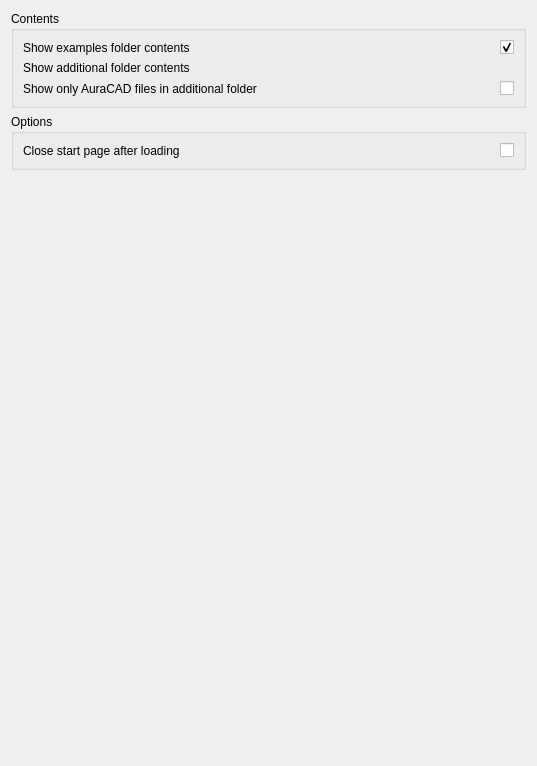
<?xml version="1.0" encoding="UTF-8"?>
<ui version="4.0">
 <class>DlgStartPreferences</class>
 <widget class="QWidget" name="DlgStartPreferences">
  <property name="geometry">
   <rect>
    <x>0</x>
    <y>0</y>
    <width>537</width>
    <height>766</height>
   </rect>
  </property>
  <property name="windowTitle">
   <string>General</string>
  </property>
  <layout class="QVBoxLayout" name="verticalLayout">
   <item>
    <widget class="QGroupBox" name="groupBoxContents">
     <property name="title">
      <string>Contents</string>
     </property>
     <layout class="QGridLayout" name="gridLayout_2">
      <item row="2" column="0">
       <widget class="QLabel" name="labelShowOnlyauracadStd">
        <property name="text">
         <string>Show only AuraCAD files in additional folder</string>
        </property>
       </widget>
      </item>
      <item row="0" column="0">
       <widget class="QLabel" name="label_9">
        <property name="text">
         <string>Show examples folder contents</string>
        </property>
       </widget>
      </item>
      <item row="1" column="0">
       <widget class="QLabel" name="labelCustomFolder">
        <property name="text">
         <string>Show additional folder contents</string>
        </property>
       </widget>
      </item>
      <item row="1" column="1">
       <widget class="Gui::PrefFileChooser" name="fileChooserCustomFolder" native="true">
        <property name="toolTip">
         <string>An optional custom folder to be displayed on the Start page.
Multiple folders can be added using &quot;;;&quot; to separate paths.</string>
        </property>
        <property name="mode">
         <enum>Gui::FileChooser::Directory</enum>
        </property>
        <property name="prefEntry" stdset="0">
         <cstring>CustomFolder</cstring>
        </property>
        <property name="prefPath" stdset="0">
         <cstring>Mod/Start</cstring>
        </property>
       </widget>
      </item>
      <item row="0" column="1">
       <widget class="Gui::PreauracadheckBox" name="checkBoxShowExamples">
        <property name="toolTip">
         <string>Shows example files on the start page</string>
        </property>
        <property name="layoutDirection">
         <enum>Qt::RightToLeft</enum>
        </property>
        <property name="text">
         <string/>
        </property>
        <property name="checked">
         <bool>true</bool>
        </property>
        <property name="prefEntry" stdset="0">
         <cstring>ShowExamples</cstring>
        </property>
        <property name="prefPath" stdset="0">
         <cstring>Mod/Start</cstring>
        </property>
       </widget>
      </item>
      <item row="2" column="1">
       <widget class="Gui::PreauracadheckBox" name="checkBoxShowOnlyauracadStd">
        <property name="toolTip">
         <string>Show only AuraCAD files in additional folder</string>
        </property>
        <property name="layoutDirection">
         <enum>Qt::RightToLeft</enum>
        </property>
        <property name="text">
         <string/>
        </property>
        <property name="prefEntry" stdset="0">
         <cstring>ShowOnlyauracadStd</cstring>
        </property>
        <property name="prefPath" stdset="0">
         <cstring>Mod/Start</cstring>
        </property>
       </widget>
      </item>
     </layout>
    </widget>
   </item>
   <item>
    <widget class="QGroupBox" name="groupBoxOptions">
     <property name="title">
      <string>Options</string>
     </property>
     <layout class="QGridLayout" name="gridLayout_3">
      <item row="0" column="1">
       <widget class="Gui::PreauracadheckBox" name="checkBoxCloseAfterLoading">
        <property name="toolTip">
         <string>The start page is closed automatically when AuraCAD launches</string>
        </property>
        <property name="layoutDirection">
         <enum>Qt::RightToLeft</enum>
        </property>
        <property name="text">
         <string/>
        </property>
        <property name="prefEntry" stdset="0">
         <cstring>closeStart</cstring>
        </property>
        <property name="prefPath" stdset="0">
         <cstring>Mod/Start</cstring>
        </property>
       </widget>
      </item>
      <item row="0" column="0">
       <widget class="QLabel" name="label_11">
        <property name="text">
         <string>Close start page after loading</string>
        </property>
       </widget>
      </item>
     </layout>
    </widget>
   </item>
   <item>
    <spacer name="verticalSpacer">
     <property name="orientation">
      <enum>Qt::Vertical</enum>
     </property>
     <property name="sizeHint" stdset="0">
      <size>
       <width>20</width>
       <height>40</height>
      </size>
     </property>
    </spacer>
   </item>
  </layout>
 </widget>
 <customwidgets>
  <customwidget>
   <class>Gui::FileChooser</class>
   <extends>QWidget</extends>
   <header>Gui/FileDialog.h</header>
  </customwidget>
  <customwidget>
   <class>Gui::PrefFileChooser</class>
   <extends>Gui::FileChooser</extends>
   <header>Gui/PrefWidgets.h</header>
  </customwidget>
  <customwidget>
   <class>Gui::PreauracadheckBox</class>
   <extends>QCheckBox</extends>
   <header>Gui/PrefWidgets.h</header>
  </customwidget>
 </customwidgets>
 <resources/>
 <connections/>
</ui>
